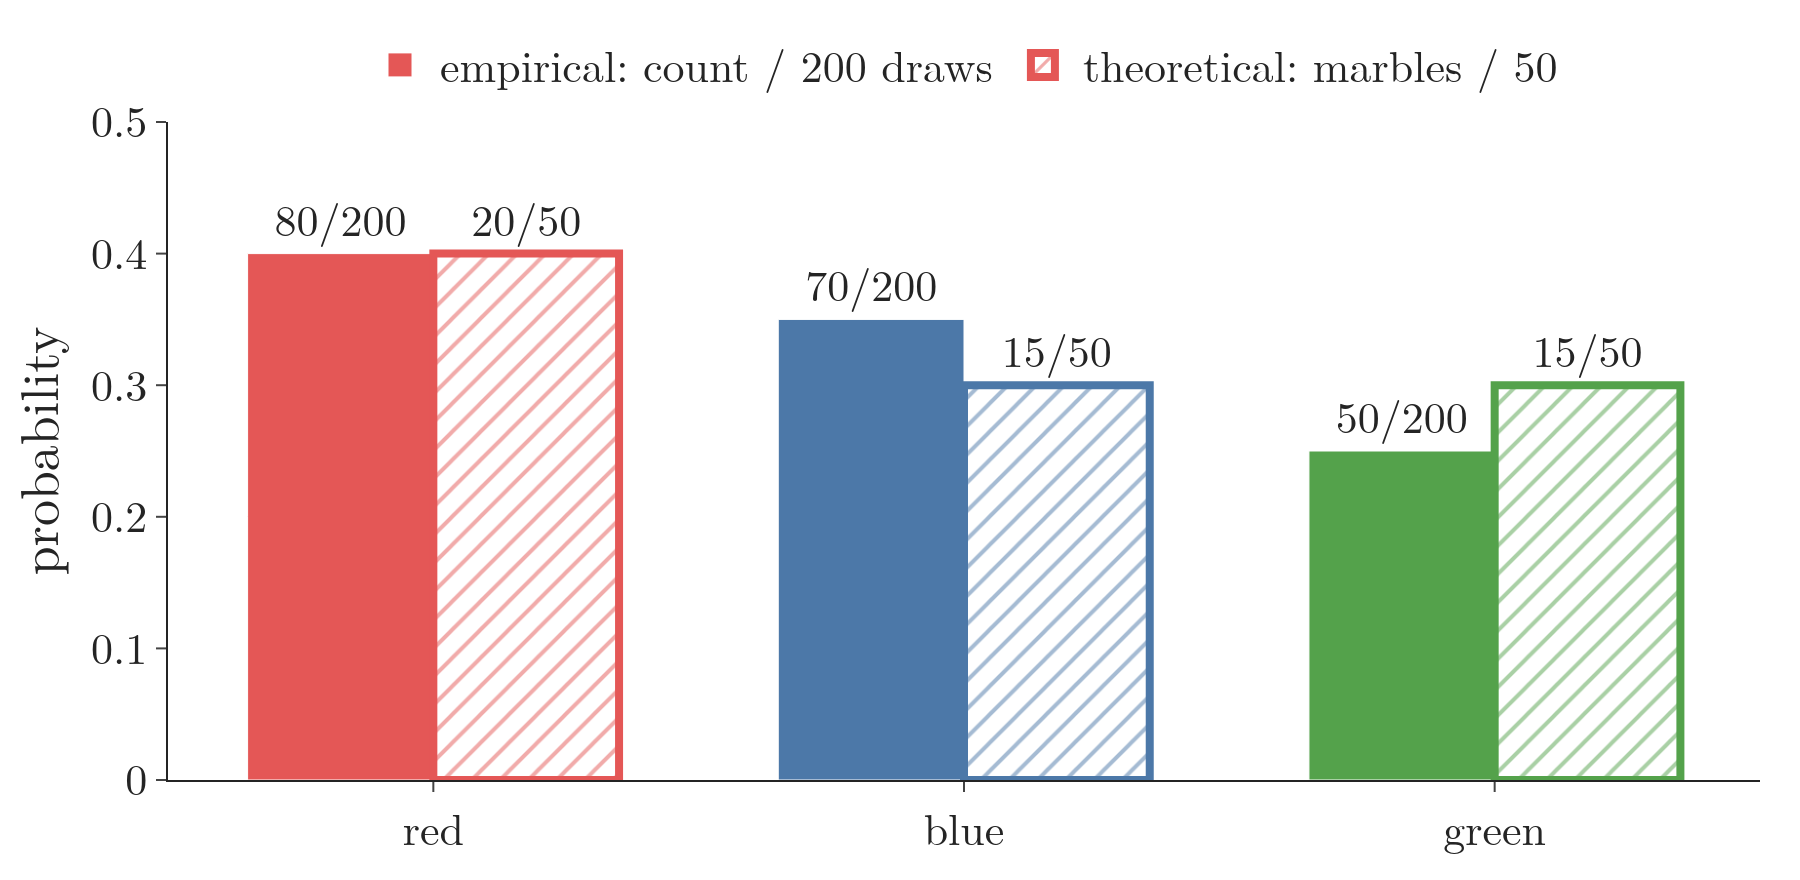

The Python source for this figure:
"""Marble bag of sections 3.1 and 4: empirical shares from 200 draws against the theoretical shares from the bag's
contents (20 red, 15 blue, 15 green of 50). Run: python marbles.py -> marbles.png, marbles.pdf (Plotly)"""
from pathlib import Path
import plotly.graph_objects as go

here = Path(__file__).parent
colours = ["red", "blue", "green"]
emp, theo = [80 / 200, 70 / 200, 50 / 200], [20 / 50, 15 / 50, 15 / 50]
fill = ["#E45756", "#4C78A8", "#54A24B"]
fig = go.Figure()
fig.add_bar(x=colours, y=emp, name="empirical: count / 200 draws", marker_color=fill,
            text=["80/200", "70/200", "50/200"], textposition="outside")
fig.add_bar(x=colours, y=theo, name="theoretical: marbles / 50", marker=dict(color="white", line=dict(color=fill, width=4),
            pattern=dict(shape="/", fgcolor=fill)), text=["20/50", "15/50", "15/50"], textposition="outside")
fig.update_yaxes(range=[0, 0.5], title="probability")
fig.update_layout(template="simple_white", width=900, height=440, barmode="group", bargap=0.3,
                  font=dict(family="Latin Modern Roman", size=22), legend=dict(orientation="h", x=0.5, xanchor="center",
                  y=1.15), margin=dict(l=70, r=20, t=60, b=40))
fig.write_image(here / "marbles.png", scale=2)
fig.write_image(here / "marbles.pdf")
